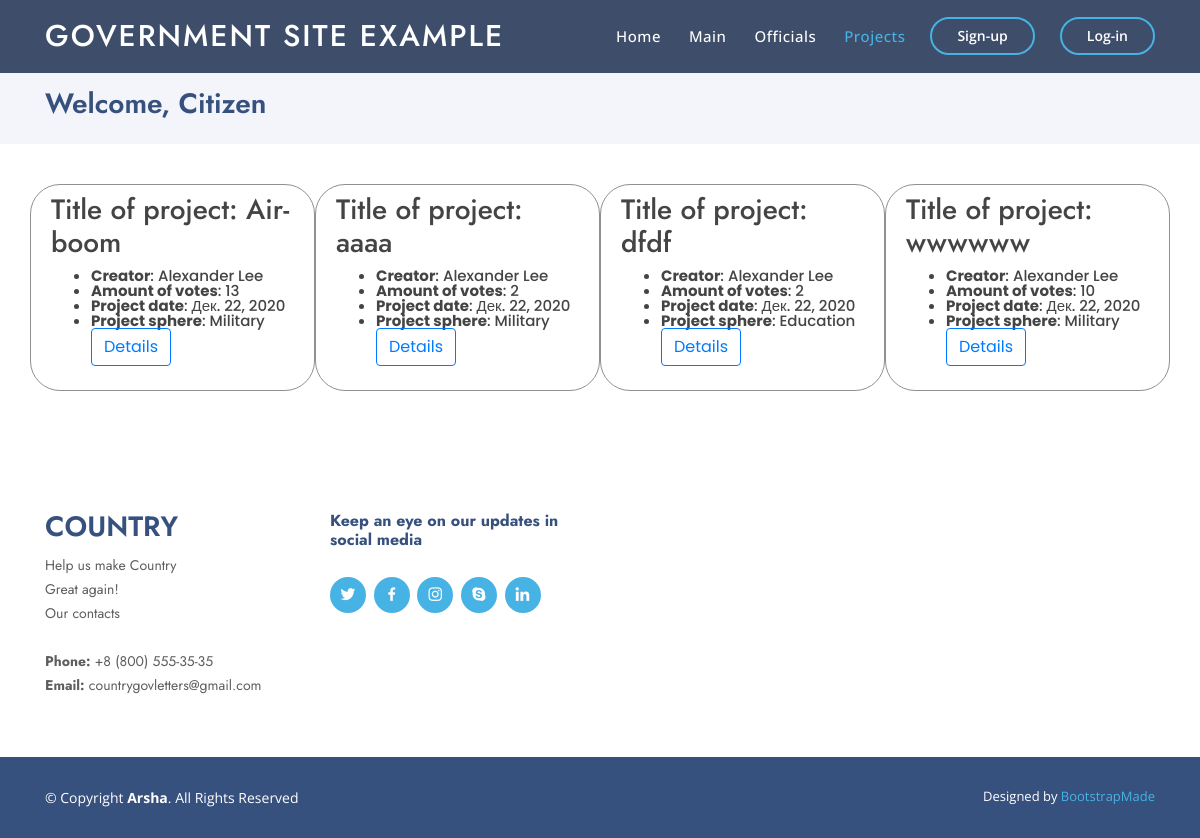
The app's page /projects with its own data.
### Content/models.py (models this page shows, shortened)
class Project(models.Model):
    title = models.CharField(name="title", max_length=120)
    description = models.CharField(name="desc", max_length=1000)
    votes = models.IntegerField(default=0)
    sphere = models.CharField(name="sphere", max_length=15)
    date_of_creation = models.DateField(auto_now=True)
    creator = models.ForeignKey(Citizen, on_delete=models.CASCADE)
    class Meta:
        verbose_name = "Project"
        verbose_name_plural = "Projects"

class Citizen(models.Model):
    user = models.OneToOneField(User, on_delete=models.CASCADE)
    department = models.CharField(max_length=100)
    avatar = models.ImageField(name="avatar", upload_to='avatars')
    amount_of_accepted_projects = models.IntegerField(default=0)
    bday = models.DateField(name="birth_day", auto_now=False)
    gender = models.CharField(name="gender", default="Other", max_length=15, choices=[('Male','Male'), ('Female','Female'), ('Other','Other')])
    age = models.IntegerField(name="age", default=0)
    rank = models.CharField(name="rank", default="", max_length=100)
    ed_proj = models.IntegerField(name="education_projects", default=0)
    health_proj = models.IntegerField(name="healthcare_projects", default=0)
    military_proj = models.IntegerField(name="military_projects", default=0)
    social_proj = models.IntegerField(name="social_projects", default=0)
    cult_proj = models.IntegerField(name="culture_projects", default=0)
    is_staff = models.BooleanField(name="is_staff", default=False)
    class Meta:
        verbose_name = 'Citizen'
        verbose_name_plural = 'Citizens'

### Content/views.py (the view)
# urls.py: path('projects', projects),
def projects(request):
    context = login_check(request)
    context['projects'] = Project.objects.all()
    context['photos'] = ProjectPhoto.objects.all()
    context['votes'] = Vote.objects.all()
    return render(request, 'Content/projects.html', context)

### Content/views_cases.py (called while the page is built)
def login_check(request):
    context = {
        'user':None,
        'cit':None
    }
    if request.user.is_authenticated:
        context = {
            'user':request.user,
            'cit':Citizen.objects.get(id=request.user.id)
        }
    return context

### Content/templates/Content/projects.html (shortened to what this page needs)
{% load static %}
<!DOCTYPE html>
<html lang="en">
<head>
  <link href="{% static "vendor/bootstrap/css/bootstrap.min.css" %}" rel="stylesheet">
  <link href="{% static "vendor/icofont/icofont.min.css" %}" rel="stylesheet">
  <link href="{% static "vendor/boxicons/css/boxicons.min.css" %}" rel="stylesheet">
  <link href="{% static "vendor/remixicon/remixicon.css" %}" rel="stylesheet">
  <link href="{% static "vendor/venobox/venobox.css" %}" rel="stylesheet">
  <link href="{% static "vendor/owl.carousel/assets/owl.carousel.min.css" %}" rel="stylesheet">
  <link href="{% static "vendor/aos/aos.css" %}" rel="stylesheet">
  <link href="{% static "css/style.css" %}" rel="stylesheet">
</head>
<body>
  <header id="header" class="fixed-top header-inner-pages">
    <div class="container d-flex align-items-center">
      <h1 class="logo mr-auto"><a href="#">Government site example</a></h1>
      <nav class="nav-menu d-none d-lg-block">
        <ul>
          <li><a href="start">Home</a></li>
          <li><a href="main">Main</a></li>
          <li><a href="team">Officials</a></li>
          <li class="active"><a href="#">Projects</a></li>
        </ul>
      </nav>
      {% if user %}
            <a href="logout" class="get-started-btn scrollto">Logout</a>
      {% else %}
      <a href="auth" class="get-started-btn scrollto">Sign-up</a>
      <a href="login" class="get-started-btn scrollto">Log-in</a>
      {% endif %}
    </div>
  </header>
  <main id="main">
    <section id="breadcrumbs" class="breadcrumbs">
      <div class="container">
        <h2>Welcome, {% if user %} {{ user.first_name }} {{ user.last_name }} {% else %} Citizen {% endif %}</h2>
      </div>
    </section>
    <section id="portfolio-details" class="portfolio-details">
        <div class="container">
          {% if projects %}
          <div class="row">
          {% for project in projects %}
            <div class="custom-card col-xl-3 col-lg-4 col-md-6 col-xs-12" style="display: inline-block;">
              <h3>Title of project: {{ project.title }}</h3>
              <ul>
                <li><strong>Creator</strong>: {{ project.creator.user.first_name }} {{ project.creator.user.last_name }}</li>
                <li><strong>Amount of votes</strong>: {{ project.votes }}</li>
                <li><strong>Project date</strong>: {{ project.date_of_creation }}</li>
                <li><strong>Project sphere</strong>: {{ project.sphere }}</li>
                <a href="project?id={{project.id}}">
                  <button type="submit" class="btn btn-outline-primary">Details</button>
                </a>
              </ul>
            </div>
            {% endfor %}
          </div>
      {% else %}
      <h1>There are no new projects and news.</h1>
      {% endif %}
    </div>
  </section>
  </main>
  <footer id="footer">
    <div class="footer-top">
      <div class="container">
        <div class="row">
          <div class="col-lg-3 col-md-6 footer-contact">
            <h3>Country</h3>
            <p>
              Help us make Country <br>
              Great again!<br>
              Our contacts<br><br>
              <strong>Phone:</strong> +8 (800) 555-35-35<br>
              <strong>Email:</strong> countrygovletters@gmail.com<br>
            </p>
          </div>
          <div class="col-lg-3 col-md-6 footer-links">
            <h4>Keep an eye on our updates in social media</h4>
            <div class="social-links mt-3">
              <a href="#" class="twitter"><i class="bx bxl-twitter"></i></a>
              <a href="#" class="facebook"><i class="bx bxl-facebook"></i></a>
              <a href="#" class="instagram"><i class="bx bxl-instagram"></i></a>
              <a href="#" class="google-plus"><i class="bx bxl-skype"></i></a>
              <a href="#" class="linkedin"><i class="bx bxl-linkedin"></i></a>
            </div>
          </div>
        </div>
      </div>
    </div>
    <div class="container footer-bottom clearfix">
      <div class="copyright">
        &copy; Copyright <strong><span>Arsha</span></strong>. All Rights Reserved
      </div>
      <div class="credits">
        Designed by <a href="https://bootstrapmade.com/">BootstrapMade</a>
      </div>
    </div>
  </footer>
</body>
</html>

### static/css/style.css (style rules this page uses)
body { font-family: "Open Sans", sans-serif; color: #444444; }
a { color: #47b2e4; }
h1, h2, h3, h4, h5, h6 { font-family: "Jost", sans-serif; }
#header { transition: all 0.5s; z-index: 997; padding: 15px 0; }
#header.header-scrolled, #header.header-inner-pages { background: rgba(40, 58, 90, 0.9); }
#header .logo { font-size: 30px; margin: 0; padding: 0; line-height: 1; font-weight: 500; letter-spacing: 2px; text-transform: uppercase; }
#header .logo a { color: #fff; }
.nav-menu ul { margin: 0; padding: 0; list-style: none; }
.nav-menu > ul { display: flex; }
.nav-menu > ul > li { position: relative; white-space: nowrap; padding: 10px 0 10px 28px; }
.nav-menu a { display: block; position: relative; color: #fff; transition: 0.3s; font-size: 15px; letter-spacing: 0.5px; font-weight: 500; font-family: "Open Sans", sans-serif; }
.nav-menu a:hover, .nav-menu .active > a, .nav-menu li:hover > a { color: #47b2e4; }
.get-started-btn { margin-left: 25px; color: #fff; border-radius: 50px; padding: 6px 25px 7px 25px; white-space: nowrap; transition: 0.3s; font-size: 14px; display: inline-block; border: 2px solid #47b2e4; font-weight: 600; }
.mobile-nav { position: fixed; top: 55px; right: 15px; bottom: 15px; left: 15px; z-index: 9999; overflow-y: auto; background: #fff; transition: ease-in-out 0.2s; opacity: 0; visibility: hidden; border-radius: 10px; padding: 10px 0; }
.mobile-nav * { margin: 0; padding: 0; list-style: none; }
.mobile-nav a { display: block; position: relative; color: #37517e; padding: 10px 20px; font-weight: 500; outline: none; }
.mobile-nav a:hover, .mobile-nav .active > a, .mobile-nav li:hover > a { color: #47b2e4; text-decoration: none; }
section { padding: 60px 0; overflow: hidden; }
.breadcrumbs { padding: 15px 0; background: #f3f5fa; min-height: 40px; margin-top: 72px; }
.breadcrumbs h2 { font-size: 28px; font-weight: 600; color: #37517e; }
.portfolio-details { padding-top: 40px; }
#footer { font-size: 14px; background: #37517e; }
#footer .footer-top { padding: 60px 0 30px 0; background: #fff; }
#footer .footer-top .footer-contact { margin-bottom: 30px; }
#footer .footer-top .footer-contact h3 { font-size: 28px; margin: 0 0 10px 0; padding: 2px 0 2px 0; line-height: 1; text-transform: uppercase; font-weight: 600; color: #37517e; }
#footer .footer-top .footer-contact p { font-size: 14px; line-height: 24px; margin-bottom: 0; font-family: "Jost", sans-serif; color: #5e5e5e; }
#footer .footer-top h4 { font-size: 16px; font-weight: bold; color: #37517e; position: relative; padding-bottom: 12px; }
#footer .footer-top .footer-links { margin-bottom: 30px; }
#footer .footer-top .social-links a { font-size: 18px; display: inline-block; background: #47b2e4; color: #fff; line-height: 1; padding: 8px 0; margin-right: 4px; border-radius: 50%; text-align: center; width: 36px; height: 36px; transition: 0.3s; }
#footer .footer-bottom { padding-top: 30px; padding-bottom: 30px; color: #fff; }
#footer .copyright { float: left; }
#footer .credits { float: right; font-size: 13px; }
#footer .credits a { transition: 0.3s; }
.custom-card { cursor: pointer; display: inline; font-size: 15px; font-weight: 500; line-height: 1; color: #444444; transition: all 0.3s; padding: 8px 20px; border-radius: 30px; font-family: "Poppins", sans-serif; border: 1px solid rgb(144, 144, 144); }

### records on screen
Project: title "Air-boom", creator.user.first_name "Alexander", creator.user.last_name "Lee", votes "13", date_of_creation "Дек. 22, 2020", sphere "Military"
Project: title "aaaa", creator.user.first_name "Alexander", creator.user.last_name "Lee", votes "2", date_of_creation "Дек. 22, 2020", sphere "Military"
Project: title "dfdf", creator.user.first_name "Alexander", creator.user.last_name "Lee", votes "2", date_of_creation "Дек. 22, 2020", sphere "Education"
Project: title "wwwwww", creator.user.first_name "Alexander", creator.user.last_name "Lee", votes "10", date_of_creation "Дек. 22, 2020", sphere "Military"
